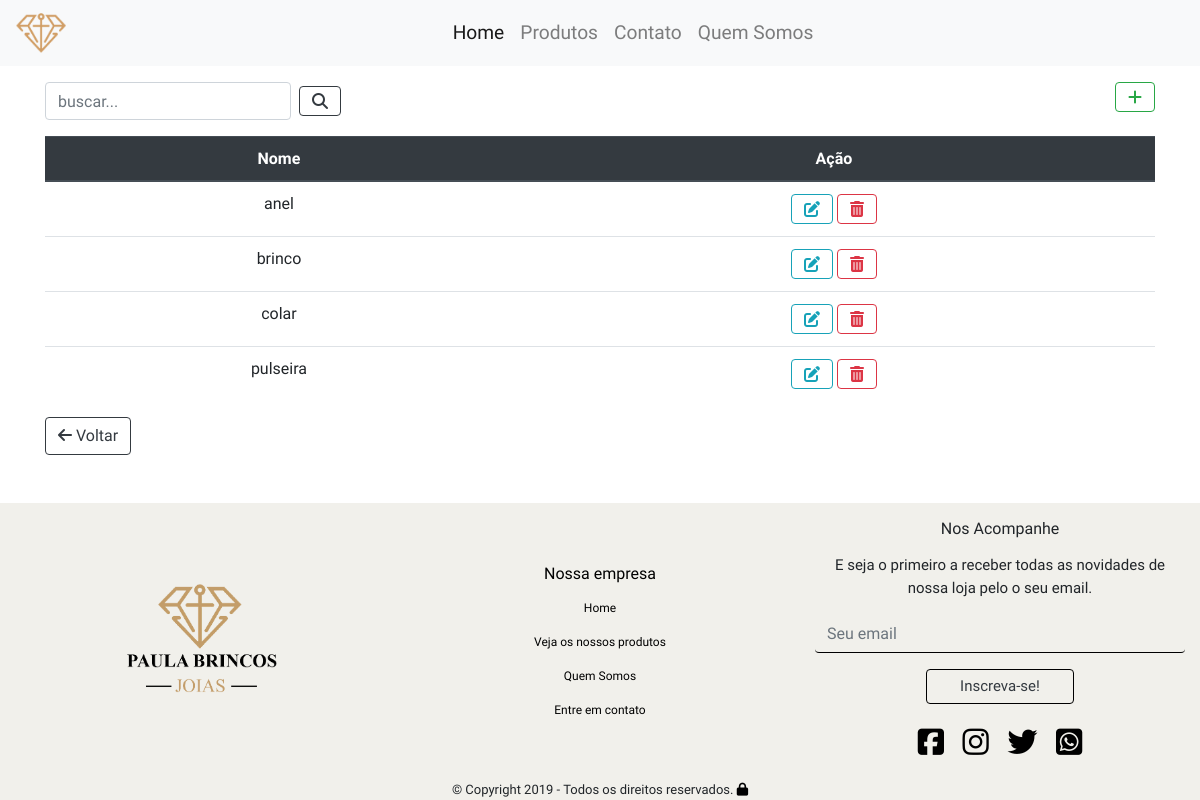
/categoria (signed in), run on an earlier commit of the app's database.
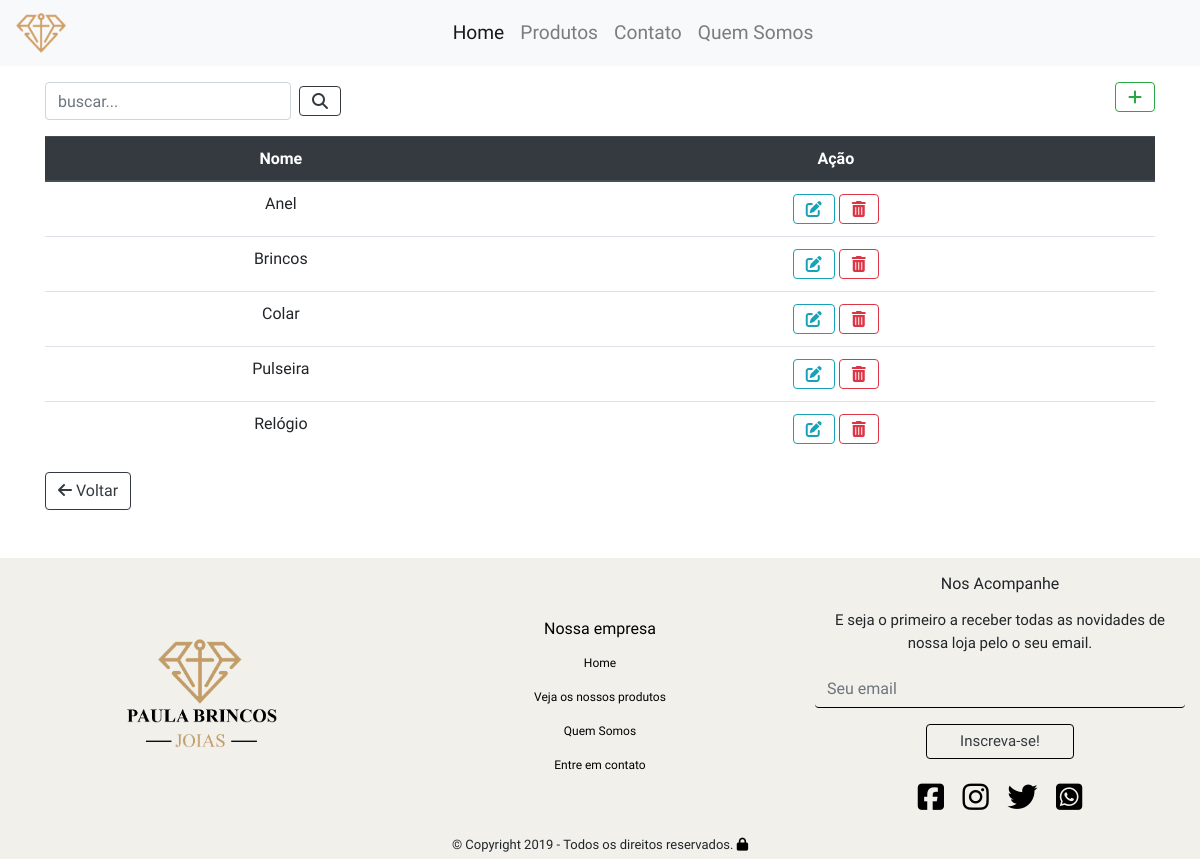
And on a later commit of the database.
### tables this page shows
CREATE TABLE `categoria` (
  `id` int(11) NOT NULL,
  `nome` varchar(45) NOT NULL,
  `descricao` varchar(255) NOT NULL
);

### app/core/Controller.php (called while the page is built, shortened)
<?php
class Controller{
    public function load($viewName, $viewData=array()){
        extract($viewData);
        include "app/views/" . $viewName .".php";
    }
}

### app/core/Core.php (called while the page is built, shortened)
<?php
class Core{
    private $parametros = array();
    public function run(){
       $c = new $controllerCorrente;
       call_user_func_array(array($c, $this->getMetodo()), $this->getParametros());
    }
    public function getMetodo() {
        return METODO_PADRAO;
    }
    public function getParametros() {
        return $this->parametros;
    }
}

### index.php (called while the page is built, shortened)
<?php
require 'app/core/Core.php';
$core = new Core;
$core->run();

### app/core/Model.php (called while the page is built, shortened)
<?php
abstract class Model{
    public function __construct() {
        $this->db = new \PDO("mysql:dbname=".BANCO.";host=".SERVIDOR,USUARIO,SENHA);
    }
}

### app/models/Categoria.php (called while the page is built, shortened)
<?php
class Categoria extends Model{
    public function lista(){
        $sql = "SELECT * FROM categoria";
        $qry = $this->db->query($sql);
        return $qry->fetchAll(\PDO::FETCH_OBJ);
    }
}

### app/views/categoria/Index.php (the view, shortened to what this page needs)
<div class="container mt-3">
    <div class="d-flex justify-content-between">
        <form class="form-inline search-crud my-2 my-lg-0" method="GET" action="<?php echo URL_BASE . "/categoria/pesquisar" ?>">
            <input class="form-control mr-sm-2" type="search" name="categoria_pesquisar" placeholder="buscar..." aria-label="Search">
            <button class="btn btn-outline-dark" type="submit"><i class="fas fa-search"></i></button>
        </form>
        <a href="<?php echo URL_BASE . "/categoria/novo" ?>"><button type="button" class="btn btn-outline-success"><i class="fas fa-plus"></i></button></a>
    </div>
    <table class="table text-center mt-3">
        <thead class="thead-dark">
            <tr>
                <th scope="col">Nome</th>
                <th scope="col">Ação</th>
            </tr>
        </thead>
        <tbody>
            <?php if (is_array($categorias)) {
                foreach ($categorias as $categoria) { ?>
                    <tr>
                        <td><?php echo $categoria->nome ?></td>
                        <td>
                            <a href="<?php echo URL_BASE . "/categoria/editar/" . $categoria->id ?>" title="Editar" class="btn btn-outline-info"><i class="fas fa-edit"></i></a>
                            <a href="<?php echo URL_BASE . "/categoria/apagar/" . $categoria->id ?>" class="btn btn-outline-danger"><i class="fas fa-trash-alt"></i></a>
                        </td>
                    </tr>
            <?php }
            } ?>
        </tbody>
    </table>
    <a href="<?php echo URL_BASE . "/administrativo" ?>"><button type="button" class="btn btn-outline-dark"><i class="fas fa-arrow-left"></i> Voltar</button></a>
</div>

What changed in the data, as far as the page shows it:
changed categoria: nome "anel" → "Anel"
changed categoria: nome "brinco" → "Brincos"
changed categoria: nome "colar" → "Colar"
changed categoria: nome "pulseira" → "Pulseira"
added categoria: nome "Relógio"
